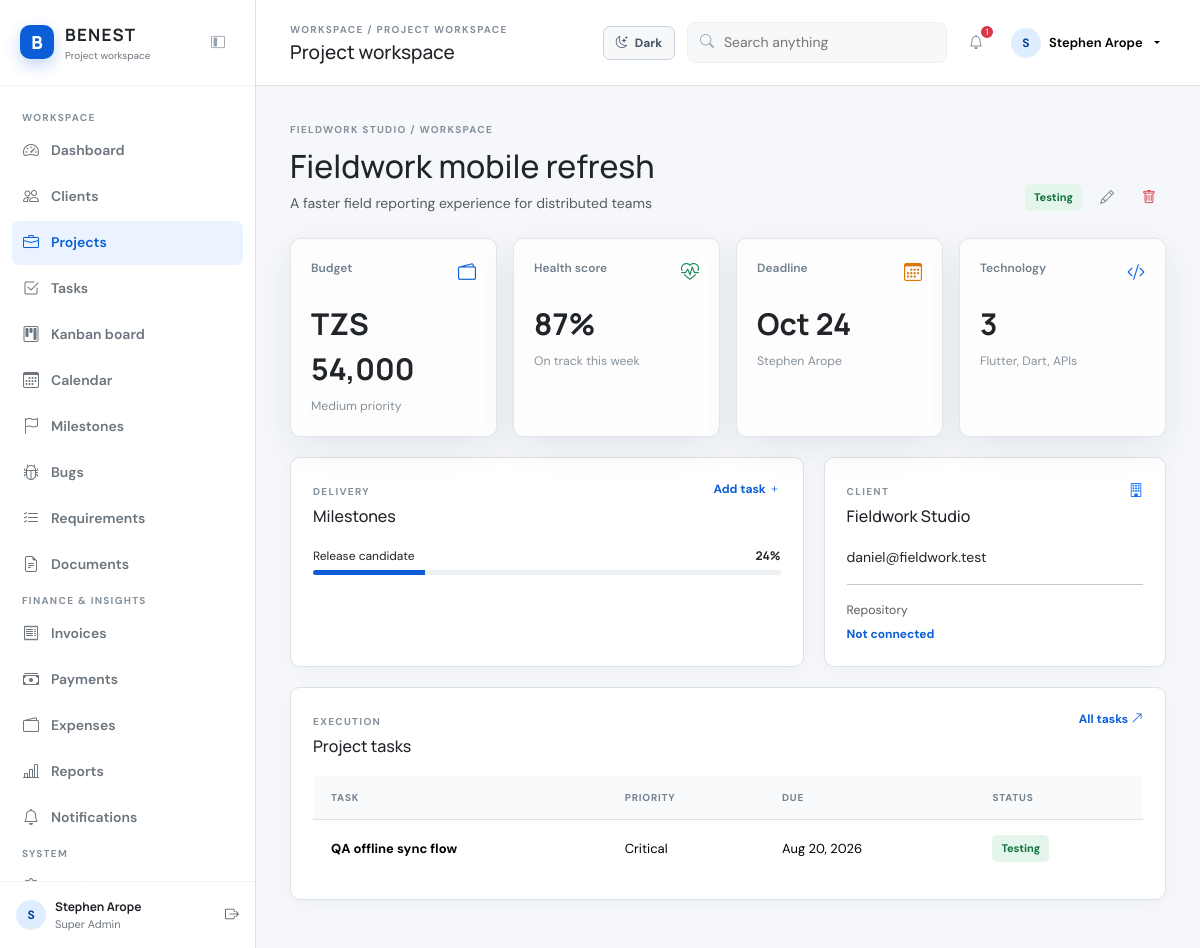
/projects/view.php?id=2 (signed in), run on the app's committed database.
### tables this page shows
CREATE TABLE `projects` (
  `id` int(10) UNSIGNED NOT NULL,
  `client_id` int(10) UNSIGNED NOT NULL,
  `manager_id` int(10) UNSIGNED DEFAULT NULL,
  `name` varchar(180) NOT NULL,
  `description` text DEFAULT NULL,
  `start_date` date DEFAULT NULL,
  `due_date` date DEFAULT NULL,
  `actual_completion_date` date DEFAULT NULL,
  `budget` decimal(12,2) DEFAULT 0.00,
  `status` enum('Planning','Not Started','In Progress','On Hold','Under Review','Testing','Completed','Cancelled') DEFAULT 'Planning',
  `priority` enum('Low','Medium','High','Critical') DEFAULT 'Medium',
  `technologies` varchar(255) DEFAULT NULL,
  `repository_url` varchar(255) DEFAULT NULL,
  `development_url` varchar(255) DEFAULT NULL,
  `staging_url` varchar(255) DEFAULT NULL,
  `production_url` varchar(255) DEFAULT NULL,
  `created_at` timestamp NOT NULL DEFAULT current_timestamp()
);

CREATE TABLE `clients` (
  `id` int(10) UNSIGNED NOT NULL,
  `name` varchar(150) NOT NULL,
  `company` varchar(180) NOT NULL,
  `email` varchar(190) NOT NULL,
  `phone` varchar(40) DEFAULT NULL,
  `website` varchar(255) DEFAULT NULL,
  `address` text DEFAULT NULL,
  `notes` text DEFAULT NULL,
  `status` enum('active','inactive') DEFAULT 'active',
  `created_at` timestamp NOT NULL DEFAULT current_timestamp()
);

CREATE TABLE `users` (
  `id` int(10) UNSIGNED NOT NULL,
  `role_id` int(10) UNSIGNED NOT NULL,
  `name` varchar(120) NOT NULL,
  `email` varchar(190) NOT NULL,
  `password_hash` varchar(255) NOT NULL,
  `status` enum('active','inactive') NOT NULL DEFAULT 'active',
  `created_at` timestamp NOT NULL DEFAULT current_timestamp()
);

CREATE TABLE `milestones` (
  `id` int(10) UNSIGNED NOT NULL,
  `project_id` int(10) UNSIGNED NOT NULL,
  `name` varchar(180) NOT NULL,
  `description` text DEFAULT NULL,
  `start_date` date DEFAULT NULL,
  `due_date` date DEFAULT NULL,
  `status` enum('Planned','In Progress','Completed') DEFAULT 'Planned',
  `progress` tinyint(3) UNSIGNED DEFAULT 0
);

CREATE TABLE `tasks` (
  `id` int(10) UNSIGNED NOT NULL,
  `project_id` int(10) UNSIGNED NOT NULL,
  `milestone_id` int(10) UNSIGNED DEFAULT NULL,
  `assigned_to` int(10) UNSIGNED DEFAULT NULL,
  `parent_id` int(10) UNSIGNED DEFAULT NULL,
  `title` varchar(200) NOT NULL,
  `description` text DEFAULT NULL,
  `priority` enum('Low','Medium','High','Critical') DEFAULT 'Medium',
  `status` enum('Backlog','To Do','In Progress','Code Review','Testing','Done') DEFAULT 'Backlog',
  `start_date` date DEFAULT NULL,
  `due_date` date DEFAULT NULL,
  `estimated_hours` decimal(8,2) DEFAULT 0.00,
  `actual_hours` decimal(8,2) DEFAULT 0.00,
  `created_at` timestamp NOT NULL DEFAULT current_timestamp()
);

### config/config.php (called while the page is built, shortened)
<?php
function e(?string $value): string { return htmlspecialchars($value ?? '', ENT_QUOTES, 'UTF-8'); }
function money(float|int|string $amount, bool $compact = false): string { $value = (float) $amount; return CURRENCY_CODE . ' ' . ($compact ? number_format($value / 1000, 1) . 'k' : number_format($value, 0)); }
function url(string $path = ''): string { return BASE_URL . '/' . ltrim($path, '/'); }

### projects/view.php (the view, shortened to what this page needs)
<?php
require_once __DIR__ . '/../includes/header.php';
$id = (int) ($_GET['id'] ?? 0);
$statement = $pdo->prepare('SELECT p.*, c.company, c.email client_email, u.name manager FROM projects p JOIN clients c ON c.id = p.client_id LEFT JOIN users u ON u.id = p.manager_id WHERE p.id = ?');
$statement->execute([$id]);
$project = $statement->fetch();
$tasksStatement = $pdo->prepare('SELECT * FROM tasks WHERE project_id = ? ORDER BY due_date');
$tasksStatement->execute([$id]);
$tasks = $tasksStatement->fetchAll();
$milestonesStatement = $pdo->prepare('SELECT * FROM milestones WHERE project_id = ? ORDER BY due_date');
$milestonesStatement->execute([$id]);
$milestones = $milestonesStatement->fetchAll();
?>
<div class="d-flex justify-content-between align-items-end mb-4"><div><span class="section-kicker"><?= e($project['company']) ?> / Workspace</span><h2 class="mt-2"><?= e($project['name']) ?></h2><p class="text-muted mb-0"><?= e($project['description']) ?></p></div><div class="d-flex gap-2 align-items-center"><span class="status-badge status-<?= strtolower(str_replace(' ', '-', $project['status'])) ?>"><?= e($project['status']) ?></span><a class="icon-button" href="<?= url('projects/edit.php?id=' . $id) ?>" title="Edit project"><i class="bi bi-pencil"></i></a><form method="post" action="<?= url('projects/delete.php?id=' . $id) ?>" data-confirm="Delete this project and all linked tasks and milestones? This cannot be undone."><input type="hidden" name="csrf" value="<?= e(csrf_token()) ?>"><button class="icon-button text-danger" type="submit" title="Delete project"><i class="bi bi-trash"></i></button></form></div></div>
<div class="stats-grid"><article class="stat-card tone-blue"><div class="stat-top"><span>Budget</span><i class="bi bi-wallet2"></i></div><strong><?= e(money($project['budget'])) ?></strong><small><?= e($project['priority']) ?> priority</small></article><article class="stat-card tone-green"><div class="stat-top"><span>Health score</span><i class="bi bi-heart-pulse"></i></div><strong>87%</strong><small>On track this week</small></article><article class="stat-card tone-amber"><div class="stat-top"><span>Deadline</span><i class="bi bi-calendar3"></i></div><strong><?= e(date('M d', strtotime($project['due_date']))) ?></strong><small><?= e($project['manager'] ?? 'Unassigned') ?></small></article><article class="stat-card tone-blue"><div class="stat-top"><span>Technology</span><i class="bi bi-code-slash"></i></div><strong><?= e((string) count(explode(',', (string) $project['technologies']))) ?></strong><small><?= e($project['technologies']) ?></small></article></div>
<div class="dashboard-grid"><section class="panel"><div class="panel-heading"><div><span class="section-kicker">Delivery</span><h3>Milestones</h3></div><a href="<?= url('tasks/create.php') ?>" class="text-link">Add task <i class="bi bi-plus"></i></a></div><?php foreach ($milestones as $milestone): ?><div class="health-row"><span><?= e($milestone['name']) ?></span><strong><?= e((string) $milestone['progress']) ?>%</strong><div class="progress"><div class="progress-bar" style="width:<?= e((string) $milestone['progress']) ?>%"></div></div></div><?php endforeach; ?></section><section class="panel"><div class="panel-heading"><div><span class="section-kicker">Client</span><h3><?= e($project['company']) ?></h3></div><i class="bi bi-building text-primary"></i></div><p class="mb-1"><?= e($project['client_email']) ?></p><hr><p class="small text-muted mb-1">Repository</p><a class="text-link" href="<?= e($project['repository_url'] ?: '#') ?>"><?= e($project['repository_url'] ?: 'Not connected') ?></a></section></div>
<section class="panel"><div class="panel-heading"><div><span class="section-kicker">Execution</span><h3>Project tasks</h3></div><a href="<?= url('tasks/') ?>" class="text-link">All tasks <i class="bi bi-arrow-up-right"></i></a></div><div class="table-responsive"><table class="table"><thead><tr><th>Task</th><th>Priority</th><th>Due</th><th>Status</th></tr></thead><tbody><?php foreach ($tasks as $task): ?><tr><td class="table-title"><?= e($task['title']) ?></td><td><?= e($task['priority']) ?></td><td><?= e(date('M d, Y', strtotime($task['due_date']))) ?></td><td><span class="status-badge status-<?= strtolower(str_replace(' ', '-', $task['status'])) ?>"><?= e($task['status']) ?></span></td></tr><?php endforeach; ?></tbody></table></div></section>
<?php require_once __DIR__ . '/../includes/footer.php'; ?>

### assets/css/app.css (style rules this page uses)
:root { --blue:#0B5ED7;--dark-blue:#084298;--light-blue:#EAF3FF;--ink:#212529;--muted:#6C757D;--surface:#fff;--canvas:#f5f7fa;--border:#DEE2E6;--green:#198754;--amber:#d97706;--red:#dc3545;--shadow:0 12px 34px rgba(27,48,72,.08) }
* { box-sizing:border-box }
body { margin:0;background:var(--canvas);color:var(--ink);font-family:'DM Sans',sans-serif;font-size:14px }
h1,h2,h3,h4,strong,.brand strong { font-family:'Manrope',sans-serif }
a { color:inherit;text-decoration:none }
.nav-label,.section-kicker,.eyebrow { font-size:10px;letter-spacing:.13em;text-transform:uppercase;color:#84909c;font-weight:700 }
.icon-button { border:0;background:transparent;color:#778491;width:34px;height:34px;display:grid;place-items:center;border-radius:7px }
.stats-grid { display:grid;grid-template-columns:repeat(4,1fr);gap:16px;margin-bottom:20px }
.stat-card { background:rgba(255,255,255,.78);border:1px solid rgba(222,226,230,.85);border-radius:10px;padding:20px;box-shadow:var(--shadow);backdrop-filter:blur(10px) }
.stat-top { display:flex;justify-content:space-between;color:#72808d;font-size:12px;font-weight:600 }
.stat-top i { font-size:18px }
.stat-card strong { display:block;font-size:30px;margin:15px 0 4px }
.stat-card small { color:#87929c }
.tone-blue .stat-top i { color:var(--blue) }
.tone-amber .stat-top i { color:var(--amber) }
.tone-green .stat-top i { color:var(--green) }
.dashboard-grid { display:grid;grid-template-columns:1.5fr 1fr;gap:20px;margin-bottom:20px }
.panel { background:#fff;border:1px solid var(--border);border-radius:10px;padding:22px;box-shadow:0 5px 18px rgba(27,48,72,.03) }
.panel-heading { display:flex;justify-content:space-between;align-items:start;margin-bottom:20px }
.panel-heading h3 { font-size:16px;margin:6px 0 0 }
.status-badge { display:inline-block;padding:5px 9px;border-radius:5px;font-size:11px;font-weight:700 }
.status-healthy,.status-completed,.status-testing,.status-done { background:#e4f5eb;color:#11713f }
.health-row { display:grid;grid-template-columns:1fr auto;gap:5px;font-size:12px;margin-top:14px }
.health-row strong { font-size:12px }
.health-row .progress { grid-column:1/-1;height:5px;background:#edf1f4 }
.progress-bar { background:var(--blue) }
.text-link { color:var(--blue);font-size:12px;font-weight:700 }
.table { margin:0 }
.table th { background:#f8fafb;color:#758391;font-size:10px;text-transform:uppercase;letter-spacing:.08em;padding:14px 18px;border-bottom:1px solid var(--border) }
.table td { padding:15px 18px;vertical-align:middle;border-color:#eef1f3;font-size:13px }
.table tr:last-child td { border-bottom:0 }
.table-title { font-weight:700 }

### data on the page
projects: client.company "FIELDWORK STUDIO", name "Fieldwork mobile refresh", description "A faster field reporting experience for distributed teams", status "Testing", budget "TZS 54,000", priority "Medium", due_date "Oct 24", manager.name "Stephen Arope", technologies "3", technologies "Flutter, Dart, APIs", client.company "Fieldwork Studio", client.email "daniel@fieldwork.test", repository_url "Not connected"
milestones: name "Release candidate", progress "24"
tasks: title "QA offline sync flow", priority "Critical", due_date "Aug 20, 2026", status "Testing"

### other printed values
$item[1] "Dashboard"
$item[1] "Clients"
$item[1] "Projects"
$item[1] "Tasks"
$item[1] "Kanban board"
$item[1] "Calendar"
$item[1] "Milestones"
$item[1] "Bugs"
$item[1] "Requirements"
$item[1] "Documents"
$item[1] "Invoices"
$item[1] "Payments"
$item[1] "Expenses"
$item[1] "Reports"
$item[1] "Notifications"
